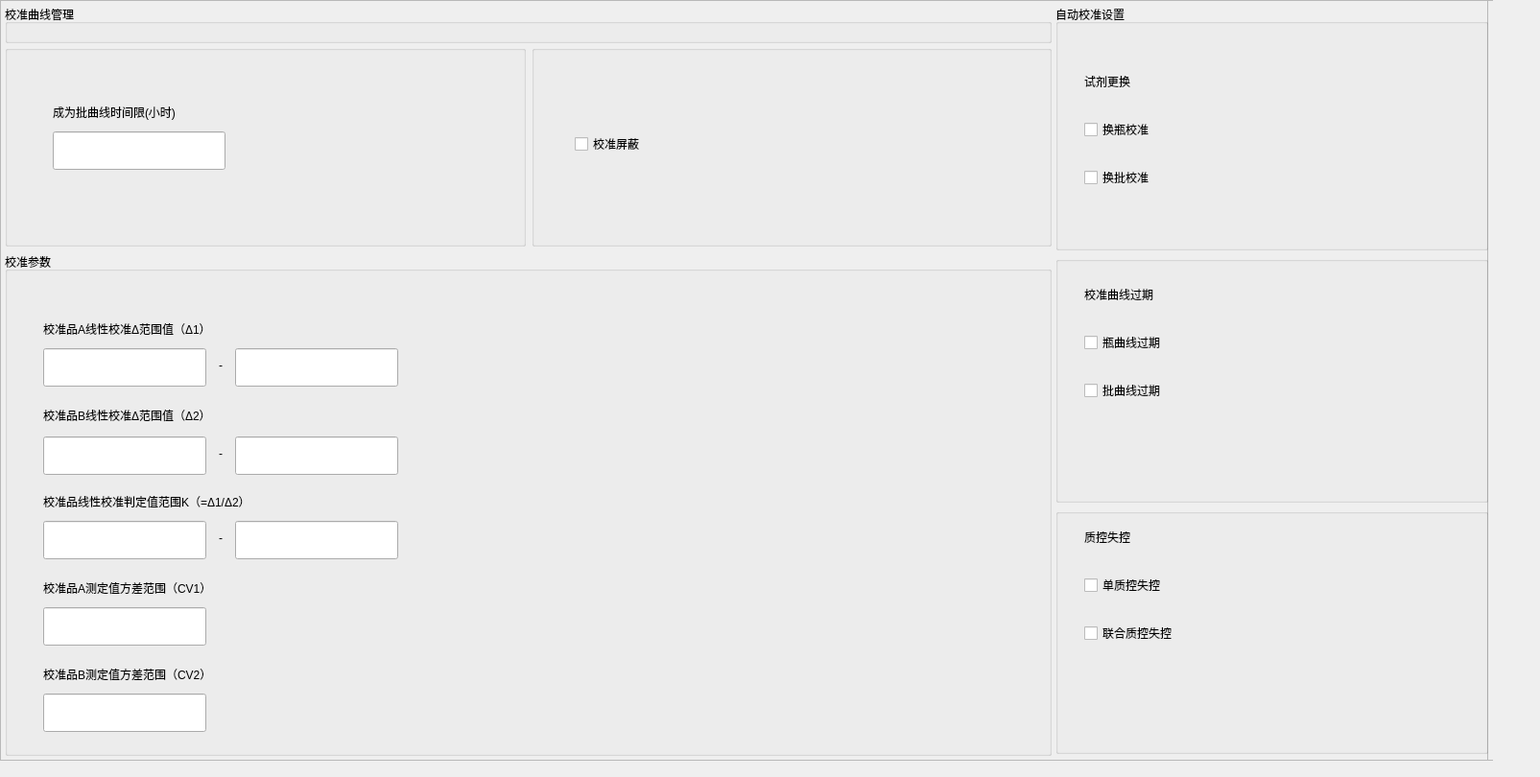
<?xml version="1.0" encoding="UTF-8"?>
<ui version="4.0">
 <class>ImCalibrateSettingWidget</class>
 <widget class="QWidget" name="ImCalibrateSettingWidget">
  <property name="geometry">
   <rect>
    <x>0</x>
    <y>0</y>
    <width>1605</width>
    <height>810</height>
   </rect>
  </property>
  <property name="windowTitle">
   <string>Form</string>
  </property>
  <widget class="QGroupBox" name="CalSetting_range_5">
   <property name="geometry">
    <rect>
     <x>5</x>
     <y>5</y>
     <width>1091</width>
     <height>40</height>
    </rect>
   </property>
   <property name="title">
    <string>校准曲线管理</string>
   </property>
   <property name="borders" stdset="0">
    <string notr="true">group_tit</string>
   </property>
  </widget>
  <widget class="QFrame" name="line_h_4">
   <property name="geometry">
    <rect>
     <x>0</x>
     <y>792</y>
     <width>1556</width>
     <height>1</height>
    </rect>
   </property>
   <property name="frameShape">
    <enum>QFrame::StyledPanel</enum>
   </property>
   <property name="frameShadow">
    <enum>QFrame::Raised</enum>
   </property>
   <property name="lines" stdset="0">
    <string>solid</string>
   </property>
  </widget>
  <widget class="QFrame" name="line_v_4">
   <property name="geometry">
    <rect>
     <x>0</x>
     <y>0</y>
     <width>1</width>
     <height>793</height>
    </rect>
   </property>
   <property name="frameShape">
    <enum>QFrame::StyledPanel</enum>
   </property>
   <property name="frameShadow">
    <enum>QFrame::Raised</enum>
   </property>
   <property name="lines" stdset="0">
    <string>solid</string>
   </property>
  </widget>
  <widget class="QFrame" name="line_v_2">
   <property name="geometry">
    <rect>
     <x>1550</x>
     <y>0</y>
     <width>1</width>
     <height>793</height>
    </rect>
   </property>
   <property name="frameShape">
    <enum>QFrame::StyledPanel</enum>
   </property>
   <property name="frameShadow">
    <enum>QFrame::Raised</enum>
   </property>
   <property name="lines" stdset="0">
    <string>solid</string>
   </property>
  </widget>
  <widget class="QFrame" name="line_h">
   <property name="geometry">
    <rect>
     <x>0</x>
     <y>0</y>
     <width>1556</width>
     <height>1</height>
    </rect>
   </property>
   <property name="frameShape">
    <enum>QFrame::StyledPanel</enum>
   </property>
   <property name="frameShadow">
    <enum>QFrame::Raised</enum>
   </property>
   <property name="lines" stdset="0">
    <string>solid</string>
   </property>
  </widget>
  <widget class="QWidget" name="layoutWidget">
   <property name="geometry">
    <rect>
     <x>1100</x>
     <y>5</y>
     <width>451</width>
     <height>781</height>
    </rect>
   </property>
   <layout class="QVBoxLayout" name="verticalLayout">
    <item>
     <widget class="QGroupBox" name="CalSetting_change_over">
      <property name="title">
       <string>自动校准设置</string>
      </property>
      <property name="checkable">
       <bool>false</bool>
      </property>
      <property name="checked">
       <bool>false</bool>
      </property>
      <property name="borders" stdset="0">
       <string>group_tit</string>
      </property>
      <widget class="QCheckBox" name="change_over_bottle_ckbox">
       <property name="geometry">
        <rect>
         <x>30</x>
         <y>110</y>
         <width>350</width>
         <height>40</height>
        </rect>
       </property>
       <property name="mouseTracking">
        <bool>true</bool>
       </property>
       <property name="text">
        <string>换瓶校准</string>
       </property>
      </widget>
      <widget class="QCheckBox" name="change_over_lot_ckbox">
       <property name="geometry">
        <rect>
         <x>30</x>
         <y>160</y>
         <width>350</width>
         <height>40</height>
        </rect>
       </property>
       <property name="text">
        <string>换批校准</string>
       </property>
      </widget>
      <widget class="QLabel" name="label_5">
       <property name="geometry">
        <rect>
         <x>30</x>
         <y>60</y>
         <width>350</width>
         <height>40</height>
        </rect>
       </property>
       <property name="text">
        <string>试剂更换</string>
       </property>
      </widget>
     </widget>
    </item>
    <item>
     <widget class="QGroupBox" name="groupBox_3">
      <property name="title">
       <string/>
      </property>
      <property name="borders" stdset="0">
       <string>all</string>
      </property>
      <widget class="QLabel" name="label_9">
       <property name="geometry">
        <rect>
         <x>30</x>
         <y>20</y>
         <width>350</width>
         <height>40</height>
        </rect>
       </property>
       <property name="text">
        <string>校准曲线过期</string>
       </property>
      </widget>
      <widget class="QCheckBox" name="lot_timeout_ckbox">
       <property name="geometry">
        <rect>
         <x>30</x>
         <y>120</y>
         <width>350</width>
         <height>40</height>
        </rect>
       </property>
       <property name="text">
        <string>批曲线过期</string>
       </property>
      </widget>
      <widget class="QCheckBox" name="bottl_timeout_ckbox">
       <property name="geometry">
        <rect>
         <x>30</x>
         <y>70</y>
         <width>350</width>
         <height>40</height>
        </rect>
       </property>
       <property name="text">
        <string>瓶曲线过期</string>
       </property>
      </widget>
     </widget>
    </item>
    <item>
     <widget class="QGroupBox" name="groupBox_2">
      <property name="title">
       <string/>
      </property>
      <property name="borders" stdset="0">
       <string>all</string>
      </property>
      <widget class="QCheckBox" name="union_qc_cali_mode_ckbox">
       <property name="geometry">
        <rect>
         <x>30</x>
         <y>110</y>
         <width>350</width>
         <height>40</height>
        </rect>
       </property>
       <property name="text">
        <string>联合质控失控</string>
       </property>
      </widget>
      <widget class="QLabel" name="label_10">
       <property name="geometry">
        <rect>
         <x>30</x>
         <y>10</y>
         <width>350</width>
         <height>40</height>
        </rect>
       </property>
       <property name="text">
        <string>质控失控</string>
       </property>
      </widget>
      <widget class="QCheckBox" name="single_qc_cali_mode_ckbox">
       <property name="geometry">
        <rect>
         <x>30</x>
         <y>60</y>
         <width>350</width>
         <height>40</height>
        </rect>
       </property>
       <property name="text">
        <string>单质控失控</string>
       </property>
      </widget>
     </widget>
    </item>
   </layout>
  </widget>
  <widget class="QWidget" name="layoutWidgetbatchcurev">
   <property name="geometry">
    <rect>
     <x>5</x>
     <y>47</y>
     <width>1091</width>
     <height>741</height>
    </rect>
   </property>
   <layout class="QVBoxLayout" name="verticalLayout_2" stretch="2,5">
    <item>
     <layout class="QHBoxLayout" name="horizontalLayout" stretch="0,0">
      <item>
       <widget class="QGroupBox" name="groupBox_4">
        <property name="title">
         <string/>
        </property>
        <property name="borders" stdset="0">
         <string>all</string>
        </property>
        <widget class="QLineEdit" name="lot_valid_time_edit">
         <property name="geometry">
          <rect>
           <x>50</x>
           <y>90</y>
           <width>180</width>
           <height>40</height>
          </rect>
         </property>
         <property name="text">
          <string/>
         </property>
        </widget>
        <widget class="QLabel" name="label_22">
         <property name="geometry">
          <rect>
           <x>50</x>
           <y>50</y>
           <width>471</width>
           <height>40</height>
          </rect>
         </property>
         <property name="text">
          <string>成为批曲线时间限(小时)</string>
         </property>
        </widget>
       </widget>
      </item>
      <item>
       <widget class="QGroupBox" name="groupBox_5">
        <property name="title">
         <string/>
        </property>
        <property name="borders" stdset="0">
         <string>all</string>
        </property>
        <widget class="QCheckBox" name="cali_failed_ckbox">
         <property name="geometry">
          <rect>
           <x>45</x>
           <y>83</y>
           <width>391</width>
           <height>40</height>
          </rect>
         </property>
         <property name="text">
          <string>校准屏蔽</string>
         </property>
         <property name="checks" stdset="0">
          <string>push</string>
         </property>
        </widget>
       </widget>
      </item>
     </layout>
    </item>
    <item>
     <widget class="QGroupBox" name="CalSetting_range">
      <property name="title">
       <string>校准参数</string>
      </property>
      <property name="borders" stdset="0">
       <string>group_tit</string>
      </property>
      <widget class="QLabel" name="label_11">
       <property name="geometry">
        <rect>
         <x>40</x>
         <y>60</y>
         <width>751</width>
         <height>40</height>
        </rect>
       </property>
       <property name="text">
        <string>校准品A线性校准Δ范围值（Δ1）</string>
       </property>
      </widget>
      <widget class="QLabel" name="label_16">
       <property name="geometry">
        <rect>
         <x>215</x>
         <y>190</y>
         <width>20</width>
         <height>40</height>
        </rect>
       </property>
       <property name="text">
        <string>-</string>
       </property>
       <property name="alignment">
        <set>Qt::AlignCenter</set>
       </property>
      </widget>
      <widget class="QLabel" name="label_12">
       <property name="geometry">
        <rect>
         <x>40</x>
         <y>150</y>
         <width>721</width>
         <height>40</height>
        </rect>
       </property>
       <property name="text">
        <string>校准品B线性校准Δ范围值（Δ2）</string>
       </property>
      </widget>
      <widget class="QLabel" name="label_14">
       <property name="geometry">
        <rect>
         <x>40</x>
         <y>420</y>
         <width>731</width>
         <height>40</height>
        </rect>
       </property>
       <property name="text">
        <string>校准品B测定值方差范围（CV2）</string>
       </property>
      </widget>
      <widget class="QLabel" name="label_15">
       <property name="geometry">
        <rect>
         <x>40</x>
         <y>240</y>
         <width>741</width>
         <height>40</height>
        </rect>
       </property>
       <property name="text">
        <string>校准品线性校准判定值范围K（=Δ1/Δ2）</string>
       </property>
      </widget>
      <widget class="QLabel" name="label">
       <property name="geometry">
        <rect>
         <x>215</x>
         <y>278</y>
         <width>20</width>
         <height>40</height>
        </rect>
       </property>
       <property name="text">
        <string>-</string>
       </property>
       <property name="alignment">
        <set>Qt::AlignCenter</set>
       </property>
      </widget>
      <widget class="QLabel" name="label_13">
       <property name="geometry">
        <rect>
         <x>40</x>
         <y>330</y>
         <width>731</width>
         <height>40</height>
        </rect>
       </property>
       <property name="text">
        <string>校准品A测定值方差范围（CV1）</string>
       </property>
      </widget>
      <widget class="QLabel" name="label_17">
       <property name="geometry">
        <rect>
         <x>215</x>
         <y>98</y>
         <width>20</width>
         <height>40</height>
        </rect>
       </property>
       <property name="text">
        <string>-</string>
       </property>
       <property name="alignment">
        <set>Qt::AlignCenter</set>
       </property>
      </widget>
      <widget class="QLineEdit" name="CV2Edit">
       <property name="geometry">
        <rect>
         <x>40</x>
         <y>460</y>
         <width>170</width>
         <height>40</height>
        </rect>
       </property>
       <property name="text">
        <string/>
       </property>
      </widget>
      <widget class="QLineEdit" name="lower_delta2_edit">
       <property name="geometry">
        <rect>
         <x>40</x>
         <y>192</y>
         <width>170</width>
         <height>40</height>
        </rect>
       </property>
       <property name="text">
        <string/>
       </property>
      </widget>
      <widget class="QLineEdit" name="CV1Edit">
       <property name="geometry">
        <rect>
         <x>40</x>
         <y>370</y>
         <width>170</width>
         <height>40</height>
        </rect>
       </property>
       <property name="text">
        <string/>
       </property>
      </widget>
      <widget class="QLineEdit" name="lower_k_edit">
       <property name="geometry">
        <rect>
         <x>40</x>
         <y>280</y>
         <width>170</width>
         <height>40</height>
        </rect>
       </property>
       <property name="text">
        <string/>
       </property>
      </widget>
      <widget class="QLineEdit" name="upper_k_edit">
       <property name="geometry">
        <rect>
         <x>240</x>
         <y>280</y>
         <width>170</width>
         <height>40</height>
        </rect>
       </property>
       <property name="text">
        <string/>
       </property>
      </widget>
      <widget class="QLineEdit" name="lower_delta1_edit">
       <property name="geometry">
        <rect>
         <x>40</x>
         <y>100</y>
         <width>170</width>
         <height>40</height>
        </rect>
       </property>
      </widget>
      <widget class="QLineEdit" name="upper_delta2_edit">
       <property name="geometry">
        <rect>
         <x>240</x>
         <y>192</y>
         <width>170</width>
         <height>40</height>
        </rect>
       </property>
       <property name="text">
        <string/>
       </property>
      </widget>
      <widget class="QLineEdit" name="upper_delta1_edit">
       <property name="geometry">
        <rect>
         <x>240</x>
         <y>100</y>
         <width>170</width>
         <height>40</height>
        </rect>
       </property>
       <property name="text">
        <string/>
       </property>
      </widget>
     </widget>
    </item>
   </layout>
  </widget>
 </widget>
 <tabstops>
  <tabstop>lot_valid_time_edit</tabstop>
  <tabstop>cali_failed_ckbox</tabstop>
  <tabstop>lower_delta1_edit</tabstop>
  <tabstop>upper_delta1_edit</tabstop>
  <tabstop>lower_delta2_edit</tabstop>
  <tabstop>upper_delta2_edit</tabstop>
  <tabstop>lower_k_edit</tabstop>
  <tabstop>upper_k_edit</tabstop>
  <tabstop>CV1Edit</tabstop>
  <tabstop>CV2Edit</tabstop>
  <tabstop>change_over_bottle_ckbox</tabstop>
  <tabstop>change_over_lot_ckbox</tabstop>
  <tabstop>bottl_timeout_ckbox</tabstop>
  <tabstop>lot_timeout_ckbox</tabstop>
  <tabstop>single_qc_cali_mode_ckbox</tabstop>
  <tabstop>union_qc_cali_mode_ckbox</tabstop>
 </tabstops>
 <resources/>
 <connections/>
</ui>
